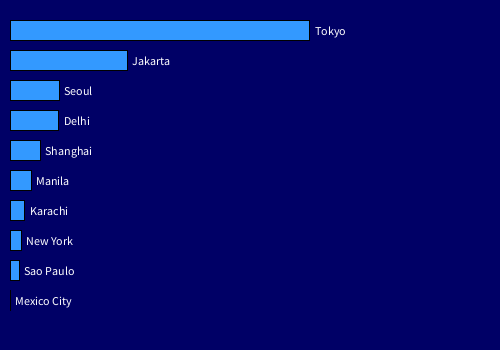
Frame 1 (no input)
Frame 60 (the mouse pressed at the canvas centre just before this capture): identical to frame 1, image omitted
Frame 120 (the mouse held since frame 60 and released just before this capture): identical to frame 1, image omitted

The Processing sketch that drew this single still picture (run headless with seeded random() and noise(); from frame 60 on, the mouse is pressed at the canvas centre):

// Processing sketch: processing_187037
// ── processing_187037.pde

//Julia Engel-Dagher
//Assignment 4 
//Introduction to Interactive Data Visualization - NYU School of Professional Studies
//Spring, 2015 DATA1-CE9010 #001

String [] cities = {
"Tokyo",
"Jakarta",
"Seoul",
"Delhi",
"Shanghai",
"Manila",
"Karachi",
"New York",
"Sao Paulo",
"Mexico City"
};

int [] population = {
37239000,
26746000,
22868000,
22826000,
21766000,
21241000,
20877000,
20673000,
20568000,
20032000
};
int y = 10;
float w;
float h;

void setup() {
  
   size(500, 350);
   smooth();
   background (0, 0, 102);
   
 int y = 20;
  for (int i=0; i< population.length; i++){
  w = map (population[i],20032000,37239200,0,height - 50);
  fill (51, 153, 255);
  rect (10,y,w,20);
  
  fill(255,255,255);
  text(cities[i], w+15, y+15);
  y+=30; 
  }
  
}

void draw(){
}
